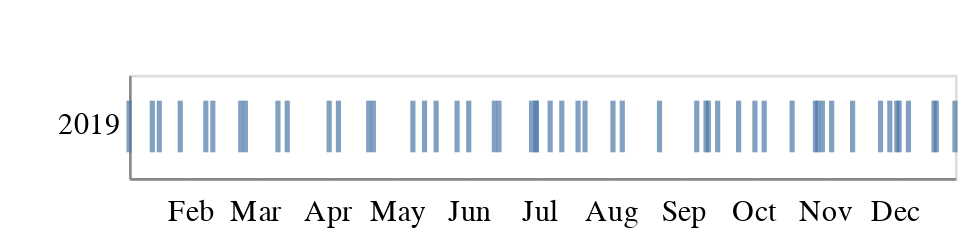

Notebook code cell kept with this figure:
### Code cell
# MOBILE 
alt.Chart(books).mark_tick(thickness=2,size=20).encode(
    x=alt.X('date',axis=alt.Axis(tickCount=12, format='%b', tickColor='#ffffff'), title=''),
    y=alt.Y('year',axis=alt.Axis(tickCount=0, tickColor='#ffffff'), title=' ')
).configure_axis(
    grid=False).properties(height=40, width=320)

### Figure 1 — Vega-Lite specification as saved in the notebook (floating-point values rounded to 4 significant figures)
{"config": {"view": {"width": 800, "height": 450}, "background": "#ffffff", "title": {"anchor": "start", "font": "Benton Gothic Bold, sans", "fontColor": "#000000", "fontSize": 22, "fontWeight": "normal"}, "arc": {"fill": "#82c6df"}, "area": {"fill": "#82c6df"}, "line": {"stroke": "#82c6df", "strokeWidth": 3}, "path": {"stroke": "#82c6df"}, "rect": {"fill": "#82c6df"}, "shape": {"stroke": "#82c6df"}, "bar": {"fill": "#82c6df"}, "point": {"stroke": "#82c6df"}, "symbol": {"fill": "#82c6df", "size": 30}, "axis": {"titleFont": "Benton Gothic Bold, sans", "titleFontSize": 13, "titleFontWeight": "normal", "labelFont": "Benton Gothic, sans", "labelFontSize": 11.5, "labelFontWeight": "normal", "grid": false}, "axisX": {"labelAngle": 0, "labelPadding": 4, "tickSize": 3}, "axisY": {"labelBaseline": "middle", "maxExtent": 45, "minExtent": 45, "tickSize": 2, "titleAlign": "left", "titleAngle": 0, "titleX": -45, "titleY": -11}, "legend": {"titleFont": "Benton Gothic Bold, sans", "titleFontSize": 13, "titleFontWeight": "normal", "symbolType": "square", "labelFont": "Benton Gothic, sans", "labelFontSize": 11.5}, "range": {"category": ["#3580b1", "#ec8431", "#ab7fb4", "#c89d29", "#adc839", "#829eb1"], "diverging": ["#e68a4f", "#f4bb6a", "#f9e39c", "#dadfe2", "#a6b7c6", "#849eae"], "heatmap": ["#fbf2c7", "#f9e39c", "#f8d36e", "#f4bb6a", "#e68a4f", "#d15a40", "#ab4232"], "ordinal": ["#fbf2c7", "#f9e39c", "#f8d36e", "#f4bb6a", "#e68a4f", "#d15a40", "#ab4232"], "ramp": ["#fbf2c7", "#f9e39c", "#f8d36e", "#f4bb6a", "#e68a4f", "#d15a40", "#ab4232"]}}, "data": {"name": "data-7c8b8837e3db213cb2339b0fa7827d31"}, "mark": {"type": "tick", "size": 20, "thickness": 2}, "encoding": {"x": {"type": "temporal", "axis": {"format": "%b", "tickColor": "#ffffff", "tickCount": 12}, "field": "date", "title": ""}, "y": {"type": "nominal", "axis": {"tickColor": "#ffffff", "tickCount": 0}, "field": "year", "title": " "}}, "height": 40, "width": 320, "$schema": "https://vega.github.io/schema/vega-lite/v4.0.2.json", "datasets": {"data-7c8b8837e3db213cb2339b0fa7827d31": [{"order": 1, "title": "Brotopia", "author": "Emily Chang", "pages": 317, "url": "https://www.goodreads.com/book/show/36288143-brotopia", "gender": "F", "type": "Non-Fiction", "subgenre": "Business", "avg_goodreads_rating": 4.04, "started": "2018-12-26T00:00:00", "date": "2019-01-06T00:00:00", "faves": null, "year": "2019", "days_to_read": 11, "gender_description": "Female"}, {"order": 2, "title": "The Human Stain", "author": "Philip Roth", "pages": 384, "url": "https://www.goodreads.com/book/show/11734.The_Human_Stain?from_search=true", "gender": "M", "type": "Fiction", "subgenre": "Literature", "avg_goodreads_rating": 3.87, "started": "2019-01-06T00:00:00", "date": "2019-01-16T00:00:00", "faves": "Y", "year": "2019", "days_to_read": 10, "gender_description": "Male"}, {"order": 3, "title": "You Know You Want This", "author": "Kristen Roupenian", "pages": 225, "url": "https://www.goodreads.com/book/show/40539045-you-know-you-want-this", "gender": "F", "type": "Fiction", "subgenre": "Short Stories", "avg_goodreads_rating": 3.86, "started": "2019-01-16T00:00:00", "date": "2019-01-19T00:00:00", "faves": null, "year": "2019", "days_to_read": 3, "gender_description": "Female"}, {"order": 4, "title": "Why Buddhism is True", "author": "Robert Wright", "pages": 336, "url": "https://www.goodreads.com/book/show/32895535-why-buddhism-is-true?from_search=true", "gender": "M", "type": "Non-Fiction", "subgenre": "Religion", "avg_goodreads_rating": 4.05, "started": "2019-01-18T00:00:00", "date": "2019-04-02T00:00:00", "faves": null, "year": "2019", "days_to_read": 74, "gender_description": "Male"}, {"order": 5, "title": "If Beale Street Could Talk", "author": "James Baldwin", "pages": 197, "url": "https://www.goodreads.com/book/show/38463.If_Beale_Street_Could_Talk", "gender": "M", "type": "Fiction", "subgenre": "Classics", "avg_goodreads_rating": 4.29, "started": "2019-01-22T00:00:00", "date": "2019-01-28T00:00:00", "faves": null, "year": "2019", "days_to_read": 6, "gender_description": "Male"}, {"order": 6, "title": "Nobody Cares", "author": "Anne Donahue", "pages": 240, "url": "https://www.goodreads.com/book/show/36360167-nobody-cares", "gender": "F", "type": "Non-Fiction", "subgenre": "Essays", "avg_goodreads_rating": 3.67, "started": "2019-02-03T00:00:00", "date": "2019-02-25T00:00:00", "faves": null, "year": "2019", "days_to_read": 22, "gender_description": "Female"}, {"order": 7, "title": "Acts of Infidelity", "author": "Lena Andersson", "pages": 366, "url": "https://www.goodreads.com/book/show/22601256-utan-personligt-ansvar", "gender": "F", "type": "Fiction", "subgenre": "Swedish Lit", "avg_goodreads_rating": 3.66, "started": "2019-02-01T00:00:00", "date": "2019-02-08T00:00:00", "faves": null, "year": "2019", "days_to_read": 7, "gender_description": "Female"}, {"order": 8, "title": "There Will Be No Miracles Here", "author": "Casey Gerald", "pages": 394, "url": "https://www.goodreads.com/book/show/38650651-there-will-be-no-miracles-here?from_search=true", "gender": "M", "type": "Non-Fiction", "subgenre": "Memoir", "avg_goodreads_rating": 3.72, "started": "2019-01-27T00:00:00", "date": "2019-02-11T00:00:00", "faves": null, "year": "2019", "days_to_read": 15, "gender_description": "Male"}, {"order": 9, "title": "The Unbearable Lightness of Being", "author": "Milan Kundera", "pages": 320, "url": "https://www.goodreads.com/book/show/9717.The_Unbearable_Lightness_of_Being?from_search=true", "gender": "M", "type": "Fiction", "subgenre": "Classics", "avg_goodreads_rating": 4.09, "started": "2019-02-16T00:00:00", "date": "2019-02-23T00:00:00", "faves": null, "year": "2019", "days_to_read": 7, "gender_description": "Male"}, {"order": 10, "title": "The Beauty Myth", "author": "Naomi Wolf", "pages": 368, "url": "https://www.goodreads.com/book/show/39926.The_Beauty_Myth", "gender": "F", "type": "Non-Fiction", "subgenre": "Feminism", "avg_goodreads_rating": 3.9, "started": "2019-02-12T00:00:00", "date": "2019-11-04T00:00:00", "faves": null, "year": "2019", "days_to_read": 265, "gender_description": "Female"}, {"order": 11, "title": "LOT", "author": "Bryan Washington", "pages": 240, "url": "https://www.goodreads.com/book/show/40749395-lot", "gender": "M", "type": "Fiction", "subgenre": "Short Stories", "avg_goodreads_rating": 3.74, "started": "2019-02-28T00:00:00", "date": "2019-03-15T00:00:00", "faves": "Y", "year": "2019", "days_to_read": 15, "gender_description": "Male"}, {"order": 12, "title": "Oculus", "author": "Sally Wen Mao", "pages": 119, "url": "https://www.goodreads.com/book/show/40121999-oculus", "gender": "F", "type": "Poetry", "subgenre": "Contemporary", "avg_goodreads_rating": 4.22, "started": "2019-03-03T00:00:00", "date": "2019-03-11T00:00:00", "faves": null, "year": "2019", "days_to_read": 8, "gender_description": "Female"}, {"order": 13, "title": "Homo Deus: A Brief History of Tomorrow", "author": "Yuval Harari", "pages": 450, "url": "https://www.goodreads.com/book/show/31138556-homo-deus?from_search=true", "gender": "M", "type": "Non-Fiction", "subgenre": "History", "avg_goodreads_rating": 4.29, "started": "2019-03-22T00:00:00", "date": "2019-04-19T00:00:00", "faves": null, "year": "2019", "days_to_read": 28, "gender_description": "Male"}, {"order": 14, "title": "Heart Berries", "author": "Terese Marie Mailhot", "pages": 143, "url": "https://www.goodreads.com/book/show/35840657-heart-berries", "gender": "F", "type": "Non-Fiction", "subgenre": "Memoir", "avg_goodreads_rating": 3.89, "started": "2019-04-03T00:00:00", "date": "2019-04-06T00:00:00", "faves": null, "year": "2019", "days_to_read": 3, "gender_description": "Female"}, {"order": 15, "title": "Lake Success", "author": "Gary Schneyngart", "pages": 339, "url": "https://www.goodreads.com/book/show/36739942-lake-success", "gender": "M", "type": "Fiction", "subgenre": "Contemporary", "avg_goodreads_rating": 3.64, "started": "2019-04-21T00:00:00", "date": "2019-12-07T00:00:00", "faves": null, "year": "2019", "days_to_read": 230, "gender_description": "Male"}, {"order": 16, "title": "Normal People", "author": "Sally Rooney", "pages": 266, "url": "https://www.goodreads.com/book/show/37539457-normal-people", "gender": "F", "type": "Fiction", "subgenre": "Contemporary", "avg_goodreads_rating": 3.89, "started": "2019-04-20T00:00:00", "date": "2019-04-21T00:00:00", "faves": "Y", "year": "2019", "days_to_read": 1, "gender_description": "Female"}, {"order": 17, "title": "Less", "author": "Andrew Sean Greer", "pages": 273, "url": "https://www.goodreads.com/book/show/39927096-less", "gender": "M", "type": "Fiction", "subgenre": "Contemporary", "avg_goodreads_rating": 3.76, "started": "2019-04-25T00:00:00", "date": "2019-05-08T00:00:00", "faves": null, "year": "2019", "days_to_read": 13, "gender_description": "Male"}, {"order": 18, "title": "Nobody is Ever Missing", "author": "Catherine Lacey", "pages": 244, "url": "https://www.goodreads.com/book/show/18490560-nobody-is-ever-missing?from_search=true", "gender": "F", "type": "Fiction", "subgenre": "Contemporary", "avg_goodreads_rating": 3.27, "started": "2019-05-08T00:00:00", "date": "2019-05-13T00:00:00", "faves": null, "year": "2019", "days_to_read": 5, "gender_description": "Female"}, {"order": 19, "title": "The New Me", "author": "Halle Butler", "pages": 208, "url": "https://www.goodreads.com/book/show/36342706-the-new-me", "gender": "F", "type": "Fiction", "subgenre": "Contemporary", "avg_goodreads_rating": 3.6, "started": "2019-05-13T00:00:00", "date": "2019-05-18T00:00:00", "faves": "Nope", "year": "2019", "days_to_read": 5, "gender_description": "Female"}, {"order": 20, "title": "The Empathy Exams", "author": "Leslie Jamison", "pages": 226, "url": "https://www.goodreads.com/en/book/show/17934655", "gender": "F", "type": "Non-Fiction", "subgenre": "Essays", "avg_goodreads_rating": 3.64, "started": "2019-05-18T00:00:00", "date": "2019-05-27T00:00:00", "faves": null, "year": "2019", "days_to_read": 9, "gender_description": "Female"}, {"order": 21, "title": "Bad Blood", "author": "John Carreyou", "pages": 339, "url": "https://www.goodreads.com/book/show/37976541-bad-blood?from_search=true", "gender": "M", "type": "Non-Fiction", "subgenre": "True Crime", "avg_goodreads_rating": 4.48, "started": "2019-06-01T00:00:00", "date": "2019-06-12T00:00:00", "faves": null, "year": "2019", "days_to_read": 11, "gender_description": "Male"}, {"order": 22, "title": "The Recovering: Intoxication and its Aftermath", "author": "Leslie Jamison", "pages": 545, "url": "https://www.goodreads.com/book/show/35959632-the-recovering", "gender": "F", "type": "Non-Fiction", "subgenre": "Memoir", "avg_goodreads_rating": 3.96, "started": "2019-05-27T00:00:00", "date": "2019-06-01T00:00:00", "faves": "Y", "year": "2019", "days_to_read": 5, "gender_description": "Female"}, {"order": 23, "title": "Evvie Drake Starts Over", "author": "Linda Holmes", "pages": 304, "url": "https://www.goodreads.com/book/show/40514431-evvie-drake-starts-over?ac=1&from_search=true", "gender": "F", "type": "Fiction", "subgenre": "Young Adult", "avg_goodreads_rating": 4.22, "started": "2019-06-30T00:00:00", "date": "2019-06-30T00:00:00", "faves": null, "year": "2019", "days_to_read": 0, "gender_description": "Female"}, {"order": 24, "title": "How to Change Your Mind", "author": "Michael Pollan", "pages": 480, "url": "https://www.goodreads.com/book/show/36613747-how-to-change-your-mind?from_search=true", "gender": "M", "type": "Non-Fiction", "subgenre": "Science", "avg_goodreads_rating": 4.31, "started": "2019-06-12T00:00:00", "date": "2019-10-18T00:00:00", "faves": null, "year": "2019", "days_to_read": 128, "gender_description": "Male"}, {"order": 25, "title": "Trust Exercise", "author": "Susan Choi", "pages": 257, "url": "https://www.goodreads.com/en/book/show/40046059", "gender": "F", "type": "Fiction", "subgenre": "Contemporary", "avg_goodreads_rating": 3.23, "started": "2019-06-12T00:00:00", "date": "2019-06-14T00:00:00", "faves": "Y", "year": "2019", "days_to_read": 2, "gender_description": "Female"}, {"order": 26, "title": "Trick Mirror", "author": "Jia Tolentino", "pages": 256, "url": "https://www.goodreads.com/book/show/43126457-trick-mirror?from_search=true", "gender": "F", "type": "Non-Fiction", "subgenre": "Essays", "avg_goodreads_rating": 4.33, "started": "2019-06-15T00:00:00", "date": "2019-06-30T00:00:00", "faves": "Y", "year": "2019", "days_to_read": 15, "gender_description": "Female"}, {"order": 27, "title": "Territory of Light", "author": "Yuko Tsushima", "pages": 122, "url": "https://www.goodreads.com/book/show/33871745-territory-of-light", "gender": "F", "type": "Fiction", "subgenre": "Japanese Lit", "avg_goodreads_rating": 3.66, "started": "2019-07-01T00:00:00", "date": "2019-07-06T00:00:00", "faves": null, "year": "2019", "days_to_read": 5, "gender_description": "Female"}, {"order": 28, "title": "Unclaimed Baggage", "author": "Jen Doll", "pages": 384, "url": "https://www.goodreads.com/book/show/36949992-unclaimed-baggage?ac=1&from_search=true", "gender": "F", "type": "Fiction", "subgenre": "Young Adult", "avg_goodreads_rating": 3.73, "started": "2019-01-08T00:00:00", "date": "2019-07-11T00:00:00", "faves": null, "year": "2019", "days_to_read": 184, "gender_description": "Female"}, {"order": 29, "title": "Fleishman Is In Trouble", "author": "Taffy Brodesser-Akner", "pages": 384, "url": "https://www.goodreads.com/book/show/41880602-fleishman-is-in-trouble?ac=1&from_search=true", "gender": "F", "type": "Fiction", "subgenre": "Contemporary", "avg_goodreads_rating": 4.1, "started": "2019-06-17T00:00:00", "date": "2019-06-28T00:00:00", "faves": "Y", "year": "2019", "days_to_read": 11, "gender_description": "Female"}, {"order": 30, "title": "Lifespan", "author": "David Sinclair", "pages": 432, "url": "https://www.goodreads.com/book/show/43723901-lifespan?ac=1&from_search=true", "gender": "M", "type": "Non-Fiction", "subgenre": "Science", "avg_goodreads_rating": 4.27, "started": "2019-07-01T00:00:00", "date": "2019-07-18T00:00:00", "faves": null, "year": "2019", "days_to_read": 17, "gender_description": "Male"}, {"order": 31, "title": "Uncanny Valley", "author": "Anna Wiener", "pages": 304, "url": "https://www.goodreads.com/book/show/45186565-uncanny-valley?ac=1&from_search=true", "gender": "F", "type": "Non-Fiction", "subgenre": "Memoir", "avg_goodreads_rating": 4.2, "started": "2019-07-19T00:00:00", "date": "2019-07-21T00:00:00", "faves": "y", "year": "2019", "days_to_read": 2, "gender_description": "Female"}, {"order": 32, "title": "Hit Makers", "author": "Derek Thompson", "pages": 352, "url": "https://www.goodreads.com/book/show/30901608-hit-makers", "gender": "M", "type": "Non-Fiction", "subgenre": "Pop Culture", "avg_goodreads_rating": 3.95, "started": "2019-07-20T00:00:00", "date": "2019-08-06T00:00:00", "faves": null, "year": "2019", "days_to_read": 17, "gender_description": "Male"}, {"order": 33, "title": "Genghis Khan and the Making of the Modern World", "author": "Jack Weatherford", "pages": 352, "url": "https://www.goodreads.com/book/show/40718726-genghis-khan-and-the-making-of-the-modern-world?ac=1&from_search=true", "gender": "M", "type": "Non-Fiction", "subgenre": "History", "avg_goodreads_rating": 4.02, "started": "2019-07-25T00:00:00", "date": "2019-09-07T00:00:00", "faves": null, "year": "2019", "days_to_read": 44, "gender_description": "Male"}, {"order": 34, "title": "For the Love of Men: A New Vision for Mindful Masculinity", "author": "Liz Plank", "pages": 300, "url": "https://www.goodreads.com/book/show/43263540-for-the-love-of-men", "gender": "F", "type": "Non-Fiction", "subgenre": "Feminism", "avg_goodreads_rating": 4.38, "started": "2019-07-23T00:00:00", "date": "2019-08-02T00:00:00", "faves": null, "year": "2019", "days_to_read": 10, "gender_description": "Female"}, {"order": 35, "title": "Three Women", "author": "Lisa Taddeo", "pages": 304, "url": "https://www.goodreads.com/book/show/42201100-three-women", "gender": "F", "type": "Non-Fiction", "subgenre": "Feminism", "avg_goodreads_rating": 3.87, "started": "2019-08-15T00:00:00", "date": "2019-08-22T00:00:00", "faves": "y", "year": "2019", "days_to_read": 7, "gender_description": "Female"}, {"order": 36, "title": "Brave New World", "author": "Aldous Huxley", "pages": 288, "url": "https://www.goodreads.com/book/show/5129.Brave_New_World?ac=1&from_search=true", "gender": "M", "type": "Fiction", "subgenre": "Science ", "avg_goodreads_rating": 3.98, "started": "2019-09-15T00:00:00", "date": "2019-09-16T00:00:00", "faves": null, "year": "2019", "days_to_read": 1, "gender_description": "Male"}, {"order": 37, "title": "Permanent Record", "author": "Mary HK Choi", "pages": 400, "url": "https://www.goodreads.com/book/show/43562239-permanent-record?from_search=true", "gender": "F", "type": "Fiction", "subgenre": "Young Adult", "avg_goodreads_rating": 3.84, "started": "2019-09-07T00:00:00", "date": "2019-09-11T00:00:00", "faves": null, "year": "2019", "days_to_read": 4, "gender_description": "Female"}, {"order": 38, "title": "I Was Their American Dream", "author": "Malaka Gharib", "pages": 160, "url": "https://www.goodreads.com/book/show/40909448-i-was-their-american-dream?from_search=true", "gender": "F", "type": "Non-Fiction", "subgenre": "Graphic Novel", "avg_goodreads_rating": 4.3, "started": "2019-09-05T00:00:00", "date": "2019-09-12T00:00:00", "faves": null, "year": "2019", "days_to_read": 7, "gender_description": "Female"}, {"order": 39, "title": "Men Without Women", "author": "Haruki Murakami", "pages": 242, "url": "https://www.goodreads.com/book/show/31950871-men-without-women", "gender": "M", "type": "Fiction", "subgenre": "Short Stories", "avg_goodreads_rating": 3.77, "started": "2019-09-18T00:00:00", "date": "2019-09-25T00:00:00", "faves": null, "year": "2019", "days_to_read": 7, "gender_description": "Male"}, {"order": 40, "title": "Make it Scream Make it Burn", "author": "Leslie Jamison", "pages": 272, "url": "https://www.goodreads.com/book/show/43521617-make-it-scream-make-it-burn?from_search=true", "gender": "F", "type": "Non-Fiction", "subgenre": "Essays", "avg_goodreads_rating": 4.13, "started": "2019-10-02T00:00:00", "date": "2019-10-06T00:00:00", "faves": null, "year": "2019", "days_to_read": 4, "gender_description": "Female"}, {"order": 41, "title": "How to Talk So Your Kids Will Listen", "author": "Adele Faber and Elaine Mazlish", "pages": 368, "url": "https://www.goodreads.com/book/show/12371502-how-to-talk-so-kids-will-listen-listen-so-kids-will-talk", "gender": "F", "type": "Non-Fiction", "subgenre": "Parenting", "avg_goodreads_rating": 4.26, "started": "2019-09-28T00:00:00", "date": "2019-10-02T00:00:00", "faves": "Y", "year": "2019", "days_to_read": 4, "gender_description": "Female"}, {"order": 43, "title": "Maybe You Should Talk to Somebody", "author": "Lori Gottlieb", "pages": 432, "url": "https://www.goodreads.com/book/show/37570546-maybe-you-should-talk-to-someone?from_search=true", "gender": "F", "type": "Non-Fiction", "subgenre": "Memoir", "avg_goodreads_rating": 4.4, "started": "2019-10-18T00:00:00", "date": "2019-11-25T00:00:00", "faves": "Y", "year": "2019", "days_to_read": 38, "gender_description": "Female"}, {"order": 44, "title": "Think Like Your Editor", "author": "Susan Rabiner", "pages": 288, "url": "https://www.goodreads.com/book/show/18988615-thinking-like-your-editor?utm_content=review_cta_book_image&utm_medium=email&utm_source=bookend", "gender": "F", "type": "Non-Fiction", "subgenre": "Writing", "avg_goodreads_rating": 4.04, "started": "2019-10-24T00:00:00", "date": "2019-10-28T00:00:00", "faves": null, "year": "2019", "days_to_read": 4, "gender_description": "Female"}, {"order": 45, "title": "Kim Ji Young Born 1982", "author": "Cho Nam-joo", "pages": 144, "url": "https://www.goodreads.com/book/show/47320138-kim-ji-young-born-1982?ac=1&from_search=true", "gender": "F", "type": "Fiction", "subgenre": "Feminism", "avg_goodreads_rating": 4.17, "started": "2019-10-28T00:00:00", "date": "2019-10-31T00:00:00", "faves": null, "year": "2019", "days_to_read": 3, "gender_description": "Female"}, {"order": 46, "title": "Superman vs the KKK", "author": "Rick Bowers", "pages": 160, "url": "https://www.goodreads.com/book/show/11407829-superman-versus-the-ku-klux-klan?from_search=true", "gender": "M", "type": "Non-Fiction", "subgenre": "History", "avg_goodreads_rating": 3.66, "started": "2019-10-28T00:00:00", "date": "2019-10-29T00:00:00", "faves": null, "year": "2019", "days_to_read": 1, "gender_description": "Male"}, {"order": 47, "title": "The Likeability Trap", "author": "Alicia Menendez", "pages": 240, "url": "https://www.goodreads.com/book/show/46408581-the-likeability-trap?from_search=true&qid=oURYa3fiGo&rank=1", "gender": "F", "type": "Non-Fiction", "subgenre": "Feminism", "avg_goodreads_rating": 3.7, "started": "2019-11-08T00:00:00", "date": "2019-11-13T00:00:00", "faves": null, "year": "2019", "days_to_read": 5, "gender_description": "Female"}, {"order": 48, "title": "A Short HIstory of Progress", "author": "Ronald Wright", "pages": 224, "url": "https://www.goodreads.com/book/show/331227.A_Short_History_of_Progress?from_search=true&qid=supt2TGSOt&rank=1", "gender": "M", "type": "Non-Fiction", "subgenre": "History", "avg_goodreads_rating": 4.1, "started": "2019-11-13T00:00:00", "date": "2019-11-29T00:00:00", "faves": null, "year": "2019", "days_to_read": 16, "gender_description": "Male"}, {"order": 49, "title": "The Last Romantics", "author": "Tara Conklin", "pages": 368, "url": "https://www.goodreads.com/book/show/35068465-the-last-romantics?ac=1&from_search=true&qid=dert731j6D&rank=1", "gender": "F", "type": "Fiction", "subgenre": "Contemporary", "avg_goodreads_rating": 3.78, "started": "2019-11-29T00:00:00", "date": "2019-12-02T00:00:00", "faves": "Y", "year": "2019", "days_to_read": 3, "gender_description": "Female"}, {"order": 50, "title": "Four Soldiers", "author": "Hubert Mingarelli", "pages": 160, "url": "https://www.goodreads.com/book/show/41557466-four-soldiers?from_search=true&qid=tFOQALgbWg&rank=1", "gender": "F", "type": "Fiction", "subgenre": "Historical", "avg_goodreads_rating": 3.78, "started": "2019-11-29T00:00:00", "date": "2019-12-03T00:00:00", "faves": null, "year": "2019", "days_to_read": 4, "gender_description": "Female"}, {"order": 51, "title": "Working", "author": "Robert Caro", "pages": 231, "url": "https://www.goodreads.com/book/show/43205240-working?from_search=true&qid=51xloY5uTL&rank=1", "gender": "M", "type": "Non-Fiction", "subgenre": "Writing", "avg_goodreads_rating": 4.43, "started": "2019-12-15T00:00:00", "date": "2019-12-18T00:00:00", "faves": null, "year": "2019", "days_to_read": 3, "gender_description": "Male"}, {"order": 52, "title": "The Incendiaries", "author": "R.O. Kwon", "pages": 214, "url": "https://www.goodreads.com/book/show/36679056-the-incendiaries", "gender": "F", "type": "Fiction", "subgenre": "Contemporary", "avg_goodreads_rating": 3.28, "started": "2019-12-19T00:00:00", "date": "2019-12-19T00:00:00", "faves": null, "year": "2019", "days_to_read": 0, "gender_description": "Female"}, {"order": 53, "title": "Wedding Toasts I'll Never Give", "author": "Ada Calhoun", "pages": 192, "url": "https://www.goodreads.com/book/show/36236126-wedding-toasts-i-ll-never-give", "gender": "F", "type": "Non-Fiction", "subgenre": "Essays", "avg_goodreads_rating": 3.86, "started": "2019-12-26T00:00:00", "date": "2019-12-27T00:00:00", "faves": null, "year": "2019", "days_to_read": 1, "gender_description": "Female"}]}}
